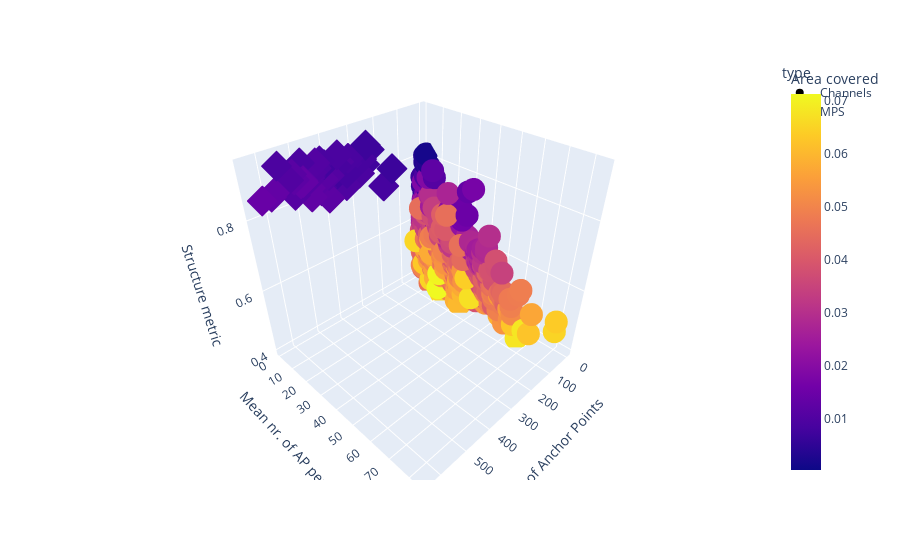

Notebook code for this chart:
### Code cell
import plotly.express as px
fig = px.scatter_3d(df_all, x=labels[0], y=labels[2], z=labels[3],
                    color=labels[1], symbol='type')
fig.show()

### Figure 1 — Plotly figure (JSON) as saved in the notebook; plotly's stock layout.template omitted (floating-point values rounded to 4 significant figures; data arrays with more than 128 entries replaced by an {"elided": "..."} marker saying what was removed)
{"data": [{"hovertemplate": "type=Channels<br>Nr. of Anchor Points=%{x}<br>Mean nr. of AP per obj=%{y}<br>Structure metric=%{z}<br>Area covered=%{marker.color}<extra></extra>", "legendgroup": "Channels", "marker": {"color": {"elided": "6000 float values"}, "coloraxis": "coloraxis", "symbol": "circle"}, "mode": "markers", "name": "Channels", "scene": "scene", "showlegend": true, "type": "scatter3d", "x": {"elided": "6000 int values"}, "y": {"elided": "6000 float values"}, "z": {"elided": "6000 float values"}}, {"hovertemplate": "type=MPS<br>Nr. of Anchor Points=%{x}<br>Mean nr. of AP per obj=%{y}<br>Structure metric=%{z}<br>Area covered=%{marker.color}<extra></extra>", "legendgroup": "MPS", "marker": {"color": [0.01076, 0.01261, 0.01339, 0.01211, 0.01302, 0.01291, 0.01432, 0.01291, 0.01169, 0.008294, 0.009105, 0.008853, 0.01063, 0.01059, 0.008402, 0.006833, 0.006914, 0.007001, 0.00858, 0.009145, 0.00889, 0.0104, 0.0087, 0.008232, 0.008859, 0.007839, 0.009046, 0.009219, 0.01031, 0.008897, 0.01023, 0.01216, 0.01293, 0.01326, 0.01333, 0.01089, 0.01072, 0.009822, 0.01013, 0.007488, 0.007705, 0.009339, 0.01037, 0.01051, 0.01139, 0.01083, 0.01014, 0.009832, 0.01165, 0.01197], "coloraxis": "coloraxis", "symbol": "diamond"}, "mode": "markers", "name": "MPS", "scene": "scene", "showlegend": true, "type": "scatter3d", "x": [433, 524, 531, 463, 612, 503, 642, 506, 457, 231, 326, 330, 524, 473, 314, 209, 270, 291, 406, 405, 446, 489, 358, 377, 507, 439, 446, 487, 545, 366, 426, 546, 525, 530, 609, 546, 509, 472, 488, 292, 390, 582, 558, 492, 515, 499, 390, 381, 545, 443], "y": [8.49, 9.887, 11.54, 8.418, 7.463, 9.491, 8.127, 10.54, 8.961, 7.7, 8.359, 6.875, 6.165, 8.298, 8.263, 9.952, 6.136, 7.462, 8.638, 9.419, 5.947, 8.891, 6.63, 9.425, 5.452, 7.197, 5.31, 7.269, 5.505, 8.927, 6, 9.1, 9.052, 9.636, 9.227, 8.273, 7.597, 8.582, 7.176, 6.348, 5.652, 7.275, 8.087, 7.688, 7.357, 8.18, 7.358, 9.293, 7.676, 9.229], "z": [0.871, 0.8859, 0.8873, 0.8404, 0.8665, 0.8617, 0.8678, 0.8423, 0.8693, 0.7854, 0.8476, 0.8491, 0.8878, 0.912, 0.8816, 0.8327, 0.8916, 0.9101, 0.8882, 0.9165, 0.9053, 0.8944, 0.8792, 0.8634, 0.9147, 0.8969, 0.8367, 0.8816, 0.8882, 0.8976, 0.8647, 0.8923, 0.8816, 0.8799, 0.8796, 0.8529, 0.8953, 0.8994, 0.8844, 0.8586, 0.8572, 0.9302, 0.8926, 0.8794, 0.8802, 0.8756, 0.8919, 0.832, 0.9027, 0.8174]}], "layout": {"coloraxis": {"colorbar": {"title": {"text": "Area covered"}}, "colorscale": [[0, "#0d0887"], [0.1111, "#46039f"], [0.2222, "#7201a8"], [0.3333, "#9c179e"], [0.4444, "#bd3786"], [0.5556, "#d8576b"], [0.6667, "#ed7953"], [0.7778, "#fb9f3a"], [0.8889, "#fdca26"], [1, "#f0f921"]]}, "legend": {"title": {"text": "type"}, "tracegroupgap": 0}, "margin": {"t": 60}, "scene": {"domain": {"x": [0, 1], "y": [0, 1]}, "xaxis": {"title": {"text": "Nr. of Anchor Points"}}, "yaxis": {"title": {"text": "Mean nr. of AP per obj"}}, "zaxis": {"title": {"text": "Structure metric"}}}}}
